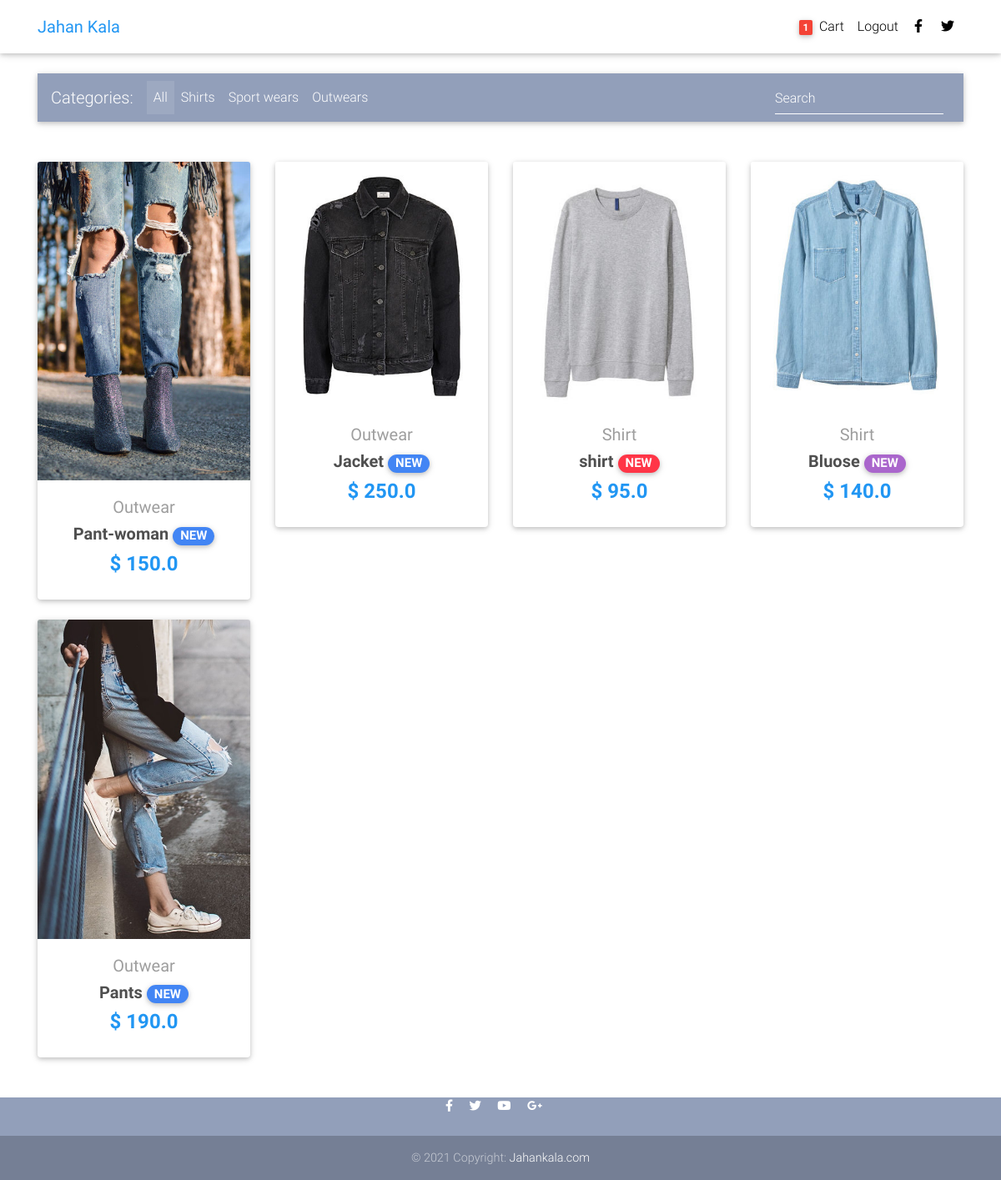
The app's page / (signed in) with its own data.
### core/models.py (models this page shows, shortened)
class Order(models.Model):
    user = models.ForeignKey(settings.AUTH_USER_MODEL,
                             on_delete=models.CASCADE)
    ref_code = models.CharField(max_length=20, blank=True, null=True)
    items = models.ManyToManyField(OrderItem)
    start_date = models.DateField(auto_now_add=True)
    ordered_date = models.DateTimeField()
    ordered = models.BooleanField(default=False)
    shipping_address = models.ForeignKey(
        'Address',related_name='shipping_address', on_delete=models.SET_NULL, blank=True, null=True)
    billing_address = models.ForeignKey(
        'Address',related_name='billing_address', on_delete=models.SET_NULL, blank=True, null=True)
    Payment = models.ForeignKey(
        'Payment', on_delete=models.SET_NULL, blank=True, null=True)
    coupon = models.ForeignKey(
        'Coupon', on_delete=models.SET_NULL, blank=True, null=True)
    being_delivered = models.BooleanField(default=False)
    received = models.BooleanField(default=False)
    refund_requested = models.BooleanField(default=False)
    refund_granted = models.BooleanField(default=False)
    '''
    1. Item added to cart
    2. Adding a billing address
    (Failed checkout)
    3. Payment
    (Preprocessing, processing, packaging etc.)

    4. Being delivered
    5. Received
    6. Refunds
    '''

class Item(models.Model):
    title = models.CharField(max_length=100)
    price = models.FloatField()
    discount_price = models.FloatField(blank=True, null=True)
    category = models.CharField(choices=CATEGORY_CHOICES, max_length=2)
    label = models.CharField(choices=LABEL_CHOICES, max_length=1)
    slug = models.SlugField()
    description = models.TextField()
    image = models.ImageField()
    def get_absolute_url(self):
        return reverse("core:product", kwargs={
            'slug': self.slug
        })

### core/views.py (the view)
# urls.py: path('', HomeView.as_view(), name='home'),
class HomeView(ListView):
    model = Item
    paginate_by = 10
    template_name = "home.html"

### core/templatetags/cart_template_tags.py (called while the page is built)
@register.filter
def cart_item_count(user):
    if user.is_authenticated:
        qs = Order.objects.filter(user=user, ordered=False)
        if qs.exists():
            return qs[0].items.count()
    return 0

### templates/home.html (shortened to what this page needs)
{% extends 'base.html' %}
{% load static %}
{% block content %}
  <main>
    <div class="container">
      <nav class="navbar navbar-expand-lg navbar-dark mdb-color lighten-3 mt-3 mb-5">
        <span class="navbar-brand">Categories:</span>
        <div class="collapse navbar-collapse" id="basicExampleNav">
          <ul class="navbar-nav mr-auto">
            <li class="nav-item active">
              <a class="nav-link" href="#">All
              </a>
            </li>
            <li class="nav-item">
              <a class="nav-link" href="#">Shirts</a>
            </li>
            <li class="nav-item">
              <a class="nav-link" href="#">Sport wears</a>
            </li>
            <li class="nav-item">
              <a class="nav-link" href="#">Outwears</a>
            </li>
          </ul>
          <form class="form-inline">
            <div class="md-form my-0">
              <input class="form-control mr-sm-2" type="text" placeholder="Search" aria-label="Search">
            </div>
          </form>
        </div>
      </nav>
      <section class="text-center mb-4">
        <div class="row wow fadeIn">
          {% for item in object_list  %}
          <div class="col-lg-3 col-md-6 mb-4">
            <div class="card">
              <div class="view overlay">
                <img src="{{ item.image.url }}" class="card-img-top">
              </div>
              <div class="card-body text-center">
                <a href="" class="grey-text">
                  <h5>{{ item.get_category_display }}</h5>
                </a>
                <h5>
                  <strong>
                    <a href="{{ item.get_absolute_url }}" class="dark-grey-text">{{ item.title }}
                      <span class="badge badge-pill {{ item.get_label_display }}-color">NEW</span>
                    </a>
                  </strong>
                </h5>
                <h4 class="font-weight-bold blue-text">
                  <strong>$
                    {% if item.discount_price %}
                    {{ item.discount_price }}
                    {% else %}
                    {{ item.price }}
                    {% endif %}
                  </strong>
                </h4>
              </div>
            </div>
          </div>
          {% endfor %}
        </div>
      </section>
    </div>
  </main>
{% endblock content %}

### templates/navbar.html (shortened to what this page needs)
{% load cart_template_tags %}
{% block navbar %}
 <nav class="navbar fixed-top navbar-expand-lg navbar-light white scrolling-navbar">
    <div class="container">
      <a class="navbar-brand waves-effect" href="{% url 'core:home' %}">
        <strong class="blue-text">Jahan Kala</strong>
      </a>
      <div class="collapse navbar-collapse" id="navbarSupportedContent">
        <ul class="navbar-nav nav-flex-icons">
          {% if request.user.is_authenticated %}
            <li class="nav-item">
              <a href="{% url 'core:order-summary' %}" class="nav-link waves-effect">
                <span class="badge red z-depth-1 mr-1"> {{ request.user|cart_item_count }} </span>
                <span class="clearfix d-none d-sm-inline-block"> Cart </span>
              </a>
            </li>
            <li class="nav-item">
              <a class="nav-link waves-effect" href="{% url 'account_logout' %}">
                <span class="clearfix d-none d-sm-inline-block"> Logout </span>
              </a>
            </li>
          {% endif %}
          <li class="nav-item">
            <a href="#" class="nav-link waves-effect" target="_blank">
              <i class="fab fa-facebook-f"></i>
            </a>
          </li>
          <li class="nav-item">
            <a href="#" class="nav-link waves-effect" target="_blank">
              <i class="fab fa-twitter"></i>
            </a>
          </li>
        </ul>
      </div>
    </div>
  </nav>
{% endblock navbar %}

### templates/base.html (style rules this page uses)
html, body, header, .carousel { height: 60vh; }

### records on screen
Item: image (picture), category "Outwear", title "Pant-woman", discount_price "150.0"
Item: image (picture), category "Outwear", title "Jacket", price "250.0"
Item: image (picture), category "Shirt", title "shirt", discount_price "95.0"
Item: image (picture), category "Shirt", title "Bluose", price "140.0"
Item: image (picture), category "Outwear", title "Pants", price "190.0"

### other values on screen
{{ request.user|cart_item_count }} "1"
